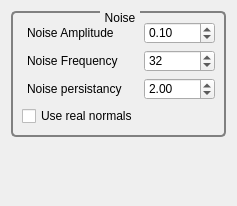
<?xml version="1.0" encoding="UTF-8"?>
<ui version="4.0">
 <class>GvQCustomEditor</class>
 <widget class="QWidget" name="GvQCustomEditor">
  <property name="geometry">
   <rect>
    <x>0</x>
    <y>0</y>
    <width>237</width>
    <height>206</height>
   </rect>
  </property>
  <property name="windowTitle">
   <string>Custom Editor</string>
  </property>
  <property name="styleSheet">
   <string>QGroupBox
{
     background-color: qlineargradient(x1: 0, y1: 0, x2: 0, y2: 1,
                                       stop: 0 #E0E0E0, stop: 1 #FFFFFF);
     border: 2px solid gray;
     border-radius: 5px;
     margin-top: 1ex; /* leave space at the top for the title */
 }

 QGroupBox::title
{
	 subcontrol-origin: margin;
     subcontrol-position: top center; /* position at the top center */
     padding: 0 3px;
     background-color: qlineargradient(x1: 0, y1: 0, x2: 0, y2: 1,
                                       stop: 0 #FFOECE, stop: 1 #FFFFFF);
 }

QLabel
{
	border-radius: 4px;
	padding: 2px;
 }
</string>
  </property>
  <layout class="QVBoxLayout" name="verticalLayout">
   <item>
    <widget class="QGroupBox" name="mUnitsFormatGroup">
     <property name="title">
      <string>Noise</string>
     </property>
     <layout class="QFormLayout" name="formLayout">
      <item row="1" column="0">
       <widget class="QLabel" name="label">
        <property name="text">
         <string>Noise Amplitude</string>
        </property>
       </widget>
      </item>
      <item row="2" column="0">
       <widget class="QLabel" name="label_2">
        <property name="text">
         <string>Noise Frequency</string>
        </property>
       </widget>
      </item>
      <item row="1" column="1">
       <widget class="QDoubleSpinBox" name="_noiseAmplitudeSpinBox">
        <property name="maximum">
         <double>0.250000000000000</double>
        </property>
        <property name="singleStep">
         <double>0.010000000000000</double>
        </property>
        <property name="value">
         <double>0.100000000000000</double>
        </property>
       </widget>
      </item>
      <item row="2" column="1">
       <widget class="QSpinBox" name="_noiseFrequencySpinBox">
        <property name="maximum">
         <number>128</number>
        </property>
        <property name="value">
         <number>32</number>
        </property>
       </widget>
      </item>
      <item row="4" column="0">
       <widget class="QCheckBox" name="_useRealNormalsCheckBox">
        <property name="text">
         <string>Use real normals</string>
        </property>
       </widget>
      </item>
      <item row="3" column="0">
       <widget class="QLabel" name="label_3">
        <property name="text">
         <string>Noise persistancy</string>
        </property>
       </widget>
      </item>
      <item row="3" column="1">
       <widget class="QDoubleSpinBox" name="_noisePersistancySpinBox">
        <property name="minimum">
         <double>1.010000000000000</double>
        </property>
        <property name="maximum">
         <double>10.000000000000000</double>
        </property>
        <property name="singleStep">
         <double>0.010000000000000</double>
        </property>
        <property name="value">
         <double>2.000000000000000</double>
        </property>
       </widget>
      </item>
     </layout>
    </widget>
   </item>
   <item>
    <spacer name="verticalSpacer">
     <property name="orientation">
      <enum>Qt::Vertical</enum>
     </property>
     <property name="sizeHint" stdset="0">
      <size>
       <width>20</width>
       <height>60</height>
      </size>
     </property>
    </spacer>
   </item>
  </layout>
  <zorder>mUnitsFormatGroup</zorder>
 </widget>
 <resources/>
 <connections/>
</ui>
